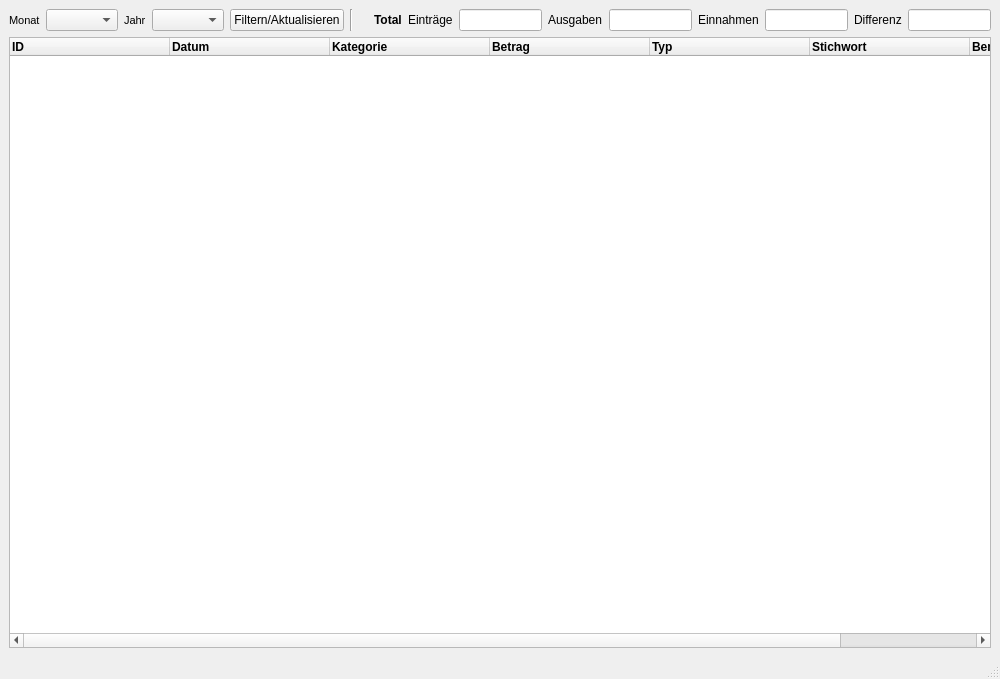
<?xml version="1.0" encoding="UTF-8"?>
<ui version="4.0">
 <class>MainWindow</class>
 <widget class="QMainWindow" name="MainWindow">
  <property name="geometry">
   <rect>
    <x>0</x>
    <y>0</y>
    <width>1000</width>
    <height>679</height>
   </rect>
  </property>
  <property name="minimumSize">
   <size>
    <width>1000</width>
    <height>0</height>
   </size>
  </property>
  <property name="windowTitle">
   <string>MainWindow</string>
  </property>
  <widget class="QWidget" name="centralwidget">
   <layout class="QGridLayout" name="gridLayout">
    <item row="1" column="0">
     <widget class="QTableWidget" name="tableWidget">
      <property name="editTriggers">
       <set>QAbstractItemView::NoEditTriggers</set>
      </property>
      <property name="selectionBehavior">
       <enum>QAbstractItemView::SelectRows</enum>
      </property>
      <attribute name="horizontalHeaderMinimumSectionSize">
       <number>50</number>
      </attribute>
      <attribute name="horizontalHeaderDefaultSectionSize">
       <number>160</number>
      </attribute>
      <attribute name="horizontalHeaderStretchLastSection">
       <bool>true</bool>
      </attribute>
      <attribute name="verticalHeaderVisible">
       <bool>false</bool>
      </attribute>
      <column>
       <property name="text">
        <string>ID</string>
       </property>
       <property name="font">
        <font>
         <weight>75</weight>
         <bold>true</bold>
        </font>
       </property>
       <property name="textAlignment">
        <set>AlignLeading|AlignVCenter</set>
       </property>
      </column>
      <column>
       <property name="text">
        <string>Datum</string>
       </property>
       <property name="font">
        <font>
         <weight>75</weight>
         <bold>true</bold>
        </font>
       </property>
       <property name="textAlignment">
        <set>AlignLeading|AlignVCenter</set>
       </property>
      </column>
      <column>
       <property name="text">
        <string>Kategorie</string>
       </property>
       <property name="font">
        <font>
         <weight>75</weight>
         <bold>true</bold>
        </font>
       </property>
       <property name="textAlignment">
        <set>AlignLeading|AlignVCenter</set>
       </property>
      </column>
      <column>
       <property name="text">
        <string>Betrag</string>
       </property>
       <property name="font">
        <font>
         <weight>75</weight>
         <bold>true</bold>
        </font>
       </property>
       <property name="textAlignment">
        <set>AlignLeading|AlignVCenter</set>
       </property>
      </column>
      <column>
       <property name="text">
        <string>Typ</string>
       </property>
       <property name="font">
        <font>
         <weight>75</weight>
         <bold>true</bold>
        </font>
       </property>
       <property name="textAlignment">
        <set>AlignLeading|AlignVCenter</set>
       </property>
      </column>
      <column>
       <property name="text">
        <string>Stichwort</string>
       </property>
       <property name="font">
        <font>
         <weight>75</weight>
         <bold>true</bold>
        </font>
       </property>
       <property name="textAlignment">
        <set>AlignLeading|AlignVCenter</set>
       </property>
      </column>
      <column>
       <property name="text">
        <string>Bemerkung</string>
       </property>
       <property name="font">
        <font>
         <weight>75</weight>
         <bold>true</bold>
        </font>
       </property>
       <property name="textAlignment">
        <set>AlignLeading|AlignVCenter</set>
       </property>
      </column>
     </widget>
    </item>
    <item row="0" column="0">
     <layout class="QHBoxLayout" name="horizontalLayout">
      <item>
       <widget class="QLabel" name="label_2">
        <property name="font">
         <font>
          <pointsize>8</pointsize>
         </font>
        </property>
        <property name="text">
         <string>Monat</string>
        </property>
       </widget>
      </item>
      <item>
       <widget class="QComboBox" name="comboBoxMonth">
        <property name="font">
         <font>
          <pointsize>8</pointsize>
         </font>
        </property>
       </widget>
      </item>
      <item>
       <widget class="QLabel" name="label_3">
        <property name="font">
         <font>
          <pointsize>8</pointsize>
         </font>
        </property>
        <property name="text">
         <string>Jahr</string>
        </property>
       </widget>
      </item>
      <item>
       <widget class="QComboBox" name="comboBoxYear">
        <property name="font">
         <font>
          <pointsize>8</pointsize>
         </font>
        </property>
       </widget>
      </item>
      <item>
       <widget class="QPushButton" name="btnFilter">
        <property name="text">
         <string>Filtern/Aktualisieren</string>
        </property>
       </widget>
      </item>
      <item>
       <widget class="Line" name="line">
        <property name="orientation">
         <enum>Qt::Vertical</enum>
        </property>
       </widget>
      </item>
      <item>
       <spacer name="horizontalSpacer">
        <property name="orientation">
         <enum>Qt::Horizontal</enum>
        </property>
        <property name="sizeHint" stdset="0">
         <size>
          <width>40</width>
          <height>20</height>
         </size>
        </property>
       </spacer>
      </item>
      <item>
       <widget class="QLabel" name="label">
        <property name="font">
         <font>
          <pointsize>9</pointsize>
          <weight>75</weight>
          <bold>true</bold>
         </font>
        </property>
        <property name="text">
         <string>Total</string>
        </property>
       </widget>
      </item>
      <item>
       <widget class="QLabel" name="label_4">
        <property name="text">
         <string>Einträge</string>
        </property>
       </widget>
      </item>
      <item>
       <widget class="QLineEdit" name="totalEntries"/>
      </item>
      <item>
       <widget class="QLabel" name="label_5">
        <property name="text">
         <string>Ausgaben</string>
        </property>
       </widget>
      </item>
      <item>
       <widget class="QLineEdit" name="totalExpense"/>
      </item>
      <item>
       <widget class="QLabel" name="label_6">
        <property name="text">
         <string>Einnahmen</string>
        </property>
       </widget>
      </item>
      <item>
       <widget class="QLineEdit" name="totalReceipt"/>
      </item>
      <item>
       <widget class="QLabel" name="label_7">
        <property name="text">
         <string>Differenz</string>
        </property>
       </widget>
      </item>
      <item>
       <widget class="QLineEdit" name="totalDiff">
        <property name="minimumSize">
         <size>
          <width>0</width>
          <height>0</height>
         </size>
        </property>
       </widget>
      </item>
     </layout>
    </item>
   </layout>
  </widget>
  <widget class="QMenuBar" name="menubar">
   <property name="geometry">
    <rect>
     <x>0</x>
     <y>0</y>
     <width>1000</width>
     <height>26</height>
    </rect>
   </property>
  </widget>
  <widget class="QStatusBar" name="statusbar"/>
 </widget>
 <resources/>
 <connections/>
</ui>
